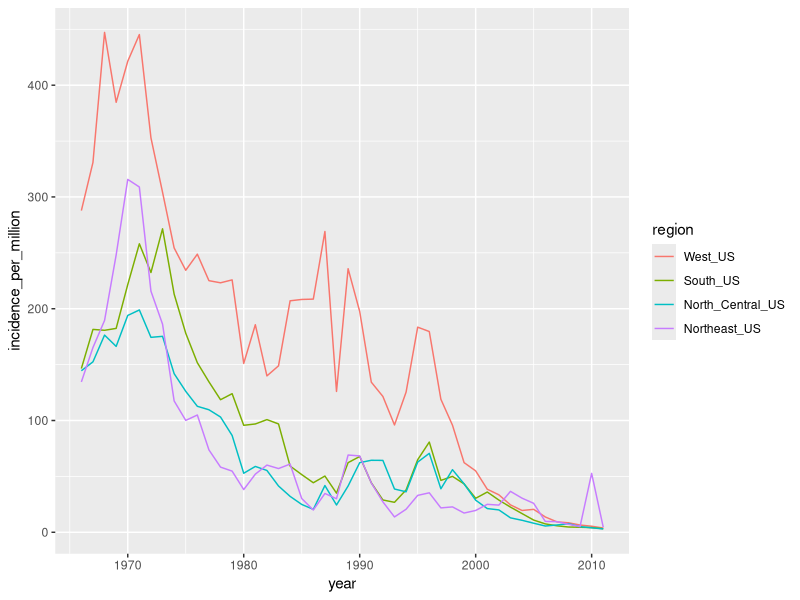

Reproduce this figure in R.
## ---- chunk 1
library(tidyverse)
library(dslabs)
## ---- chunk 2
library(dslabs)
regions <- unique(state.region)[c(3, 1, 4, 2)]
region_state <- list()
for (r in regions) {
  # region_state[r] <- 0
  region_state[[r]] <- state.name[state.region == r]
}
str(region_state)
## ---- chunk 3
region_state[['South']] <- sort(c('District of Columbia', region_state[['South']]))
str(region_state)
## ---- chunk 4
library(tidyverse)
region_incidence <- us_contagious_diseases %>%
  select(!'weeks_reporting') %>%
  drop_na() %>%
  mutate(region = case_when(state %in% region_state[[1]] ~ regions[1],
                            state %in% region_state[[2]] ~ regions[2],
                            state %in% region_state[[3]] ~ regions[3],
                            .default = regions[4])) %>%
  group_by(disease, region, year) %>%
  summarise(incidence_per_million = round(sum(count) / sum(population) * 10**6, 1))

head(region_incidence)
dim(region_incidence)
## ---- chunk 5
region_incidence <- region_incidence %>% 
  mutate(region = factor(str_c(gsub(' ', '_', region), '_US'))) %>%
  mutate(region = fct_relevel(region, sort))
head(region_incidence)
levels(region_incidence$region)
## ---- chunk 6
region_incidence %>%
  filter(disease == 'Hepatitis A') %>%
  group_by(region) %>%
  mutate(mean_incidence = mean(incidence_per_million)) %>%
  ungroup() %>%
  # mutate(region = fct_relevel())
  # mutate(region = fct_relevel(region, ))
  ggplot() +
  geom_line(aes(x = year, y = incidence_per_million, color = fct_reorder2(region, year, incidence_per_million, .fun = first2))) +
  labs(color = 'region')
